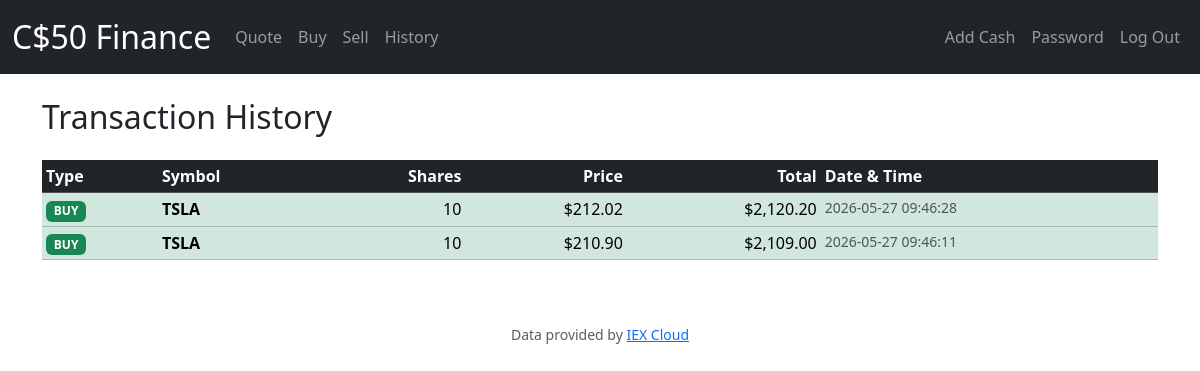
Screenshot of /history (signed in) with the database file from the repository.
### tables this page shows
CREATE TABLE transactions (id INTEGER PRIMARY KEY AUTOINCREMENT, user_id INTEGER NOT NULL, symbol TEXT NOT NULL, shares INTEGER NOT NULL, price REAL NOT NULL, transacted_at DATETIME NOT NULL DEFAULT CURRENT_TIMESTAMP, FOREIGN KEY (user_id) REFERENCES users(id));

### app.py (the view)
@app.route("/history")
@login_required
def history():
    user_id = session["user_id"]
    transactions = db.execute(
        """
        SELECT symbol, shares, price, transacted_at
        FROM transactions
        WHERE user_id = ?
        ORDER BY transacted_at DESC
        """,
        user_id
    )
    return render_template("history.html", transactions=transactions)

### app.py (called while the page is built)
@app.after_request
def after_request(response):
    response.headers["Cache-Control"] = "no-cache, no-store, must-revalidate"
    response.headers["Expires"] = 0
    response.headers["Pragma"] = "no-cache"
    return response

### helpers.py (called while the page is built)
def login_required(f):
    @wraps(f)
    def decorated_function(*args, **kwargs):
        if session.get("user_id") is None:
            return redirect("/login")
        return f(*args, **kwargs)
    return decorated_function

def usd(value):
    return f"${value:,.2f}"

### templates/history.html (shortened to what this page needs)
{% extends "layout.html" %}
{% block main %}
<h2 class="mb-4">Transaction History</h2>
{% if transactions %}
<div class="table-responsive">
    <table class="table table-sm table-hover">
        <thead class="table-dark">
            <tr>
                <th>Type</th>
                <th>Symbol</th>
                <th class="text-end">Shares</th>
                <th class="text-end">Price</th>
                <th class="text-end">Total</th>
                <th>Date & Time</th>
            </tr>
        </thead>
        <tbody>
            {% for t in transactions %}
            <tr class="{% if t.shares > 0 %}table-success{% else %}table-danger{% endif %} bg-opacity-25">
                <td>
                    {% if t.shares > 0 %}
                        <span class="badge bg-success">BUY</span>
                    {% else %}
                        <span class="badge bg-danger">SELL</span>
                    {% endif %}
                </td>
                <td><strong>{{ t.symbol }}</strong></td>
                <td class="text-end">{{ t.shares | abs }}</td>
                <td class="text-end">{{ t.price | usd }}</td>
                <td class="text-end">{{ (t.price * (t.shares | abs)) | usd }}</td>
                <td class="text-muted small">{{ t.transacted_at }}</td>
            </tr>
            {% endfor %}
        </tbody>
    </table>
</div>
{% else %}
<div class="alert alert-info">No transactions yet.</div>
{% endif %}
{% endblock %}

### templates/layout.html (shortened to what this page needs)
<!DOCTYPE html>
<html lang="en">
    <head>
        <link rel="stylesheet" href="https://cdn.jsdelivr.net/npm/bootstrap@5.3.3/dist/css/bootstrap.min.css"/>
        <link href="/static/styles.css" rel="stylesheet"/>
    </head>
    <body>
        <nav class="navbar navbar-expand-md navbar-dark bg-dark mb-4">
            <div class="container-fluid">
                <a class="navbar-brand" href="/">C$50 Finance</a>
                <div class="collapse navbar-collapse" id="navbar">
                    {% if session["user_id"] %}
                    <ul class="navbar-nav me-auto">
                        <li class="nav-item"><a class="nav-link" href="/quote">Quote</a></li>
                        <li class="nav-item"><a class="nav-link" href="/buy">Buy</a></li>
                        <li class="nav-item"><a class="nav-link" href="/sell">Sell</a></li>
                        <li class="nav-item"><a class="nav-link" href="/history">History</a></li>
                    </ul>
                    <ul class="navbar-nav ms-auto">
                        <li class="nav-item"><a class="nav-link" href="/add_cash">Add Cash</a></li>
                        <li class="nav-item"><a class="nav-link" href="/password">Password</a></li>
                        <li class="nav-item"><a class="nav-link" href="/logout">Log Out</a></li>
                    </ul>
                    {% else %}
                    <ul class="navbar-nav ms-auto">
                        <li class="nav-item"><a class="nav-link" href="/register">Register</a></li>
                        <li class="nav-item"><a class="nav-link" href="/login">Log In</a></li>
                    </ul>
                    {% endif %}
                </div>
            </div>
        </nav>
        <main class="container">
            {% block main %}{% endblock %}
        </main>
        <footer class="container text-center text-muted mt-5 mb-3 small">
            Data provided by <a href="https://iexcloud.io" target="_blank">IEX Cloud</a>
        </footer>
    </body>
</html>

### static/styles.css (style rules this page uses)
nav .navbar-brand { font-size: xx-large; }

### rows the page displays
transactions: shows "BUY", symbol "TSLA", shares|abs "10", price "$212.02", (t.price*(t.shares|abs))|usd "$2,120.20", transacted_at "2026-05-27 09:46:28"
transactions: shows "BUY", symbol "TSLA", shares|abs "10", price "$210.90", (t.price*(t.shares|abs))|usd "$2,109.00", transacted_at "2026-05-27 09:46:11"
